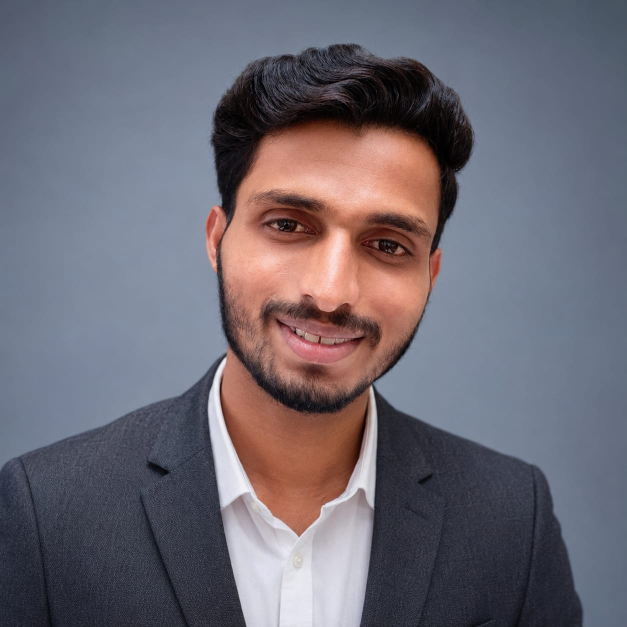
#> input picture authorized_faces/WhatsApp Image 2026-08-20 at 10.13.26 PM.jpeg, 1254 x 1254 px (shown at 1/2 size)
$ python -i input.py   (imports and definitions only)
#> lines starting #> are read from the running program, lines starting #| are printed output that depends on the picture
"""
Video & Dataset Input Module (Ultra-Fast Cached & High-Accuracy Preprocessor)
========================================================================================
Provides high-performance dataset loading, clip discovery, frame sequencing,
and advanced spatio-temporal video preprocessing for CCTV incident analysis &
multimodal validation engines.

Key Features for Maximum Accuracy & Training Performance:
1. Segment-Based Temporal Sampling (TSN): Segment-random sampling for training & segment-center for validation.
2. Video-Consistent Data Augmentation: Clip-level horizontal flip, random crop, and photometric jitter.
3. Aspect-Preserving Smart Crop & Resize: Eliminates spatial aspect ratio distortion.
4. Corrupt Frame Filtering & Integrity Validation: Prevents broken images from ruining training runs.
5. Automated Class Weighting & Normalization: Handles class imbalance and standardizes RGB channels.
6. Sub-millisecond JSON Index Caching & Parallel Batch Preprocessing.
"""

from __future__ import annotations

import os
import re
import json
import glob
import math
import random
import logging
import time
from pathlib import Path
from dataclasses import dataclass, field
from typing import List, Dict, Tuple, Optional, Generator, Union, Sequence
from concurrent.futures import ThreadPoolExecutor, as_completed

import numpy as np

# Configure logging
# [1 line not run here, left out]
logger = logging.getLogger("video.input")

# Optional dependency imports with fallbacks
try:
    from PIL import Image, ImageEnhance, ImageOps
    HAS_PIL = True
except ImportError:
    HAS_PIL = False

# [6 lines not run here, left out]

try:
    import torch
    HAS_TORCH = True
except ImportError:
    HAS_TORCH = False

# Default ImageNet normalization statistics
IMAGE_MEAN = (0.485, 0.456, 0.406)
IMAGE_STD = (0.229, 0.224, 0.225)


# [50 lines left out: function sample_clip_paths, not called in this run]


def preprocess_clip_frames(
    images: List[Union[Image.Image, np.ndarray]],
    target_size: Tuple[int, int] = (224, 224),
    training: bool = True,
    augment: bool = True,
    normalize: bool = True,
    mean: Tuple[float, float, float] = IMAGE_MEAN,
    std: Tuple[float, float, float] = IMAGE_STD,
    layout: str = "CTHW"
) -> Union[np.ndarray, "torch.Tensor"]:
    """
    Applies video-consistent spatial, crop, and photometric transformations across frames.

    Crucial for high accuracy:
      - All frames in a clip share identical horizontal flipping and crop decisions.
      - Preserves spatial aspect ratio via smart aspect-resizing before crop.
      - Standardizes RGB channels.
      - Returns tensor formatted as CTHW (channels, time, height, width) or TCHW / THWC.
    """
    if not images:
        raise ValueError("Cannot preprocess empty list of frame images.")

    # Convert all frames to PIL Images for consistent processing
    pil_frames: List[Image.Image] = []
    for img in images:
        if isinstance(img, np.ndarray):
            if img.ndim == 2:
                img = cv2.cvtColor(img, cv2.COLOR_GRAY2RGB)
            elif img.ndim == 3 and img.shape[2] == 3:
                # Convert OpenCV BGR to RGB
                img = cv2.cvtColor(img, cv2.COLOR_BGR2RGB)
            pil_frames.append(Image.fromarray(img))
        elif HAS_PIL and isinstance(img, Image.Image):
            pil_frames.append(img.convert("RGB"))
        else:
            raise TypeError(f"Unsupported image type: {type(img)}")

    # Generate clip-consistent augmentation parameters
    do_flip = training and augment and (random.random() < 0.5)
    do_jitter = training and augment and (random.random() < 0.6)

    if do_jitter:
        brightness_factor = random.uniform(0.85, 1.15)
        contrast_factor = random.uniform(0.85, 1.15)
        saturation_factor = random.uniform(0.85, 1.15)

    target_h, target_w = target_size
    first_w, first_h = pil_frames[0].size

    # Calculate aspect-preserving scale
    scale = max(target_w / first_w, target_h / first_h)
    new_w, new_h = max(target_w, int(math.ceil(first_w * scale))), max(target_h, int(math.ceil(first_h * scale)))

    # Calculate spatial crop coordinates (consistent across clip)
    if training and augment:
        max_x = max(0, new_w - target_w)
        max_y = max(0, new_h - target_h)
        crop_x = random.randint(0, max_x) if max_x > 0 else 0
        crop_y = random.randint(0, max_y) if max_y > 0 else 0
    else:
        crop_x = max(0, (new_w - target_w) // 2)
        crop_y = max(0, (new_h - target_h) // 2)

    processed_arrays: List[np.ndarray] = []
    resample_mode = getattr(Image, "Resampling", Image).LANCZOS

    for frame in pil_frames:
        # Aspect-preserving resize
        if frame.size != (new_w, new_h):
            frame = frame.resize((new_w, new_h), resample_mode)

        # Spatial crop
        frame = frame.crop((crop_x, crop_y, crop_x + target_w, crop_y + target_h))

        # Consistent horizontal flip
        if do_flip:
            frame = ImageOps.mirror(frame)

        # Consistent photometric jitter
        if do_jitter:
            frame = ImageEnhance.Brightness(frame).enhance(brightness_factor)
            frame = ImageEnhance.Contrast(frame).enhance(contrast_factor)
            frame = ImageEnhance.Color(frame).enhance(saturation_factor)

        # Convert to numpy float32 array in range [0, 1]
        arr = np.asarray(frame, dtype=np.float32) / 255.0

        if normalize:
            arr = (arr - np.asarray(mean, dtype=np.float32)) / np.asarray(std, dtype=np.float32)

        processed_arrays.append(arr)

    # Stack into array of shape (T, H, W, C)
    clip_array = np.stack(processed_arrays, axis=0)

    # Permute into target layout
    # Default layout: 'CTHW' -> (Channels, Time, Height, Width)
    if layout.upper() == "CTHW":
        clip_array = clip_array.transpose(3, 0, 1, 2)  # (C, T, H, W)
    elif layout.upper() == "TCHW":
        clip_array = clip_array.transpose(0, 3, 1, 2)  # (T, C, H, W)
    elif layout.upper() == "THWC":
        pass  # Already (T, H, W, C)

    if HAS_TORCH:
        return torch.from_numpy(clip_array.copy())
    return clip_array


@dataclass
class VideoClip:
    """Represents a video sequence clip composed of frame images or a video file."""
    clip_id: str
    category: str
    split: str
    dir_path: Optional[Path] = None
    _frame_paths: Optional[List[Path]] = None
    _frame_count: Optional[int] = None
    video_path: Optional[Path] = None

    # [41 lines left out: functions frame_paths, frame_paths, total_frames, _sort_frame_paths, not called in this run]

    def get_sorted_frame_paths(self) -> List[Path]:
        return self.frame_paths

    # [58 lines left out: functions get_valid_frame_paths, preprocess, not called in this run]


class VideoDataset:
    """
    Dataset loader for multi-modal incident video data with instant JSON caching
    and state-of-the-art dataset preprocessing & class balancing.
    """

    SUPPORTED_IMAGE_EXTS = {".png", ".jpg", ".jpeg", ".bmp"}
    SUPPORTED_VIDEO_EXTS = {".mp4", ".avi", ".mkv", ".mov", ".webm"}

    # [470 lines left out: functions __init__, _load_or_scan, _save_cache, _scan_dataset, _scan_split, get_summary and 9 more, not called in this run]


# Convenience Helper Functions
def load_dataset(dataset_dir: Optional[Union[str, Path]] = None, use_cache: bool = True) -> VideoDataset:
    """Convenience factory function to load VideoDataset instantly."""
    return VideoDataset(root_dir=dataset_dir, use_cache=use_cache)


# [4 lines left out: function load_clip, not called in this run]


# [38 lines not run here, left out]

>>> import cv2
>>> picture = cv2.imread('../../../authorized_faces/WhatsApp Image 2026-08-20 at 10.13.26 PM.jpeg', cv2.IMREAD_GRAYSCALE)
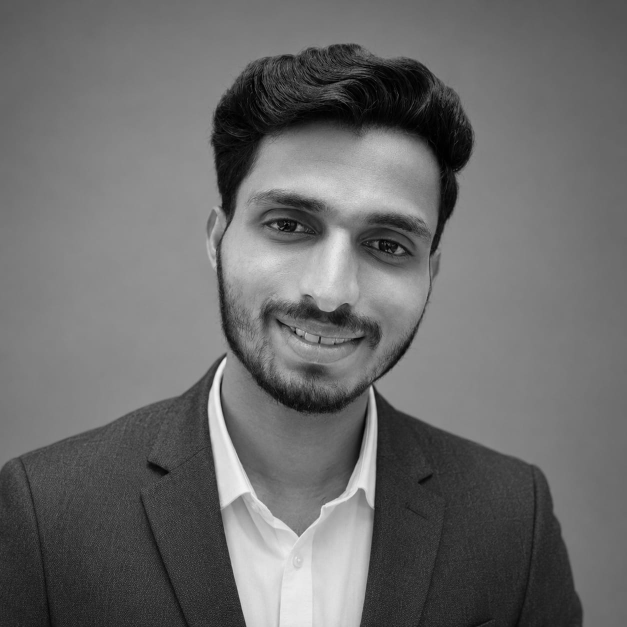
#> picture: shape (1254, 1254) (shown at 1/2 size); min 0, max 246, mean 107.3
>>> result = preprocess_clip_frames(picture)
#> (the run stopped early here; a loop or call above may not have finished)

$ run again, on authorized_faces/SHUBH.jpeg
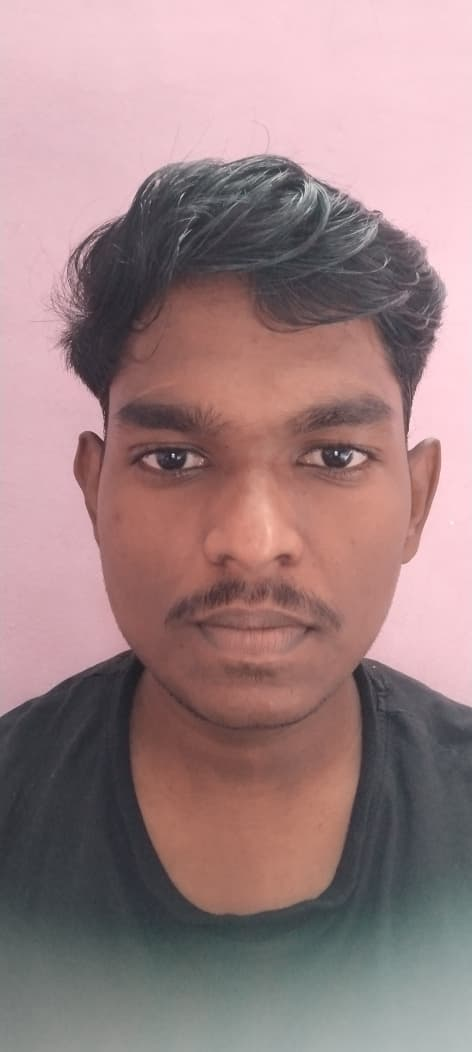
#> input picture authorized_faces/SHUBH.jpeg, 472 x 1052 px
#> `picture = cv2.imread('../../../authorized_faces/WhatsApp Image 2026-08..`:
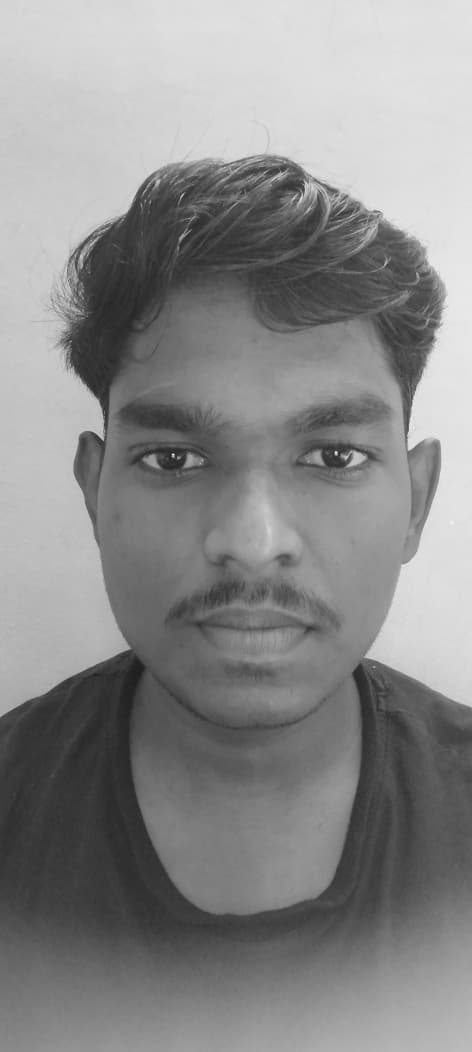
#> picture: shape (1052, 472); min 29, max 240, mean 138.4
